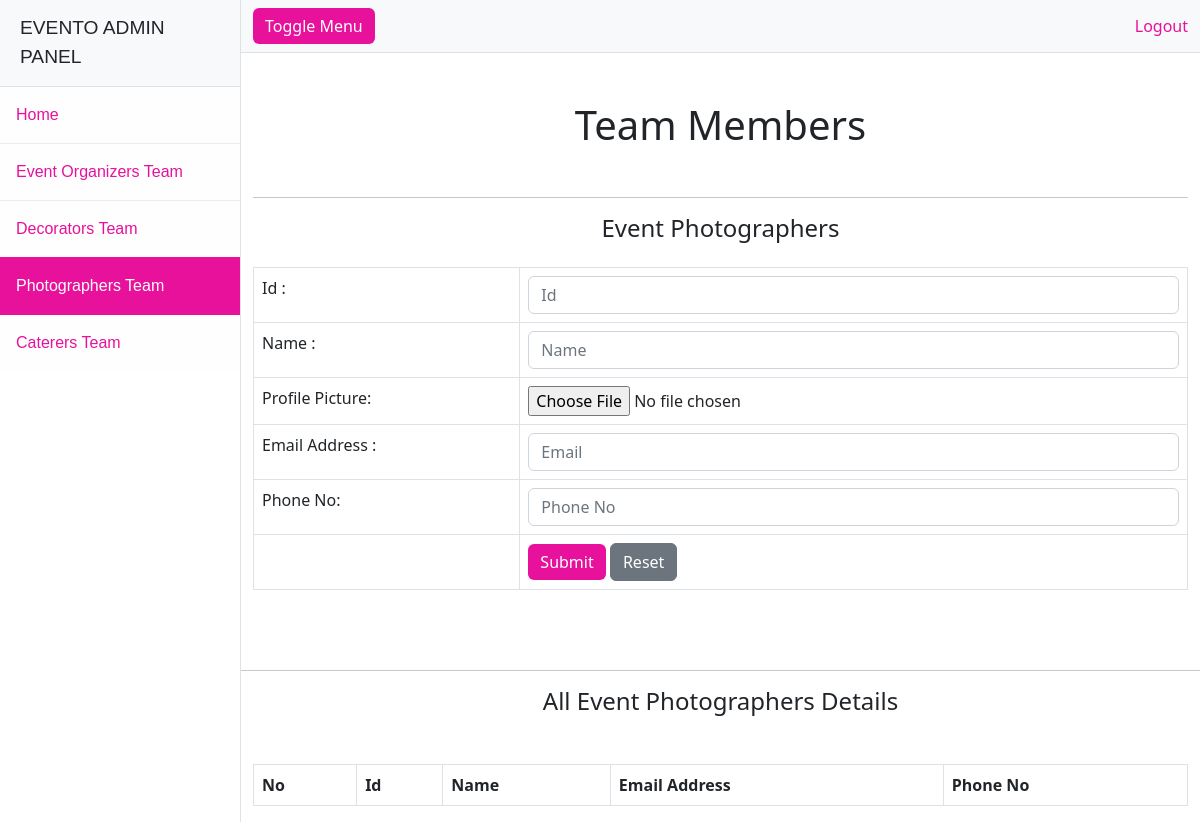
The app's page /admin/photographers.php, older data.
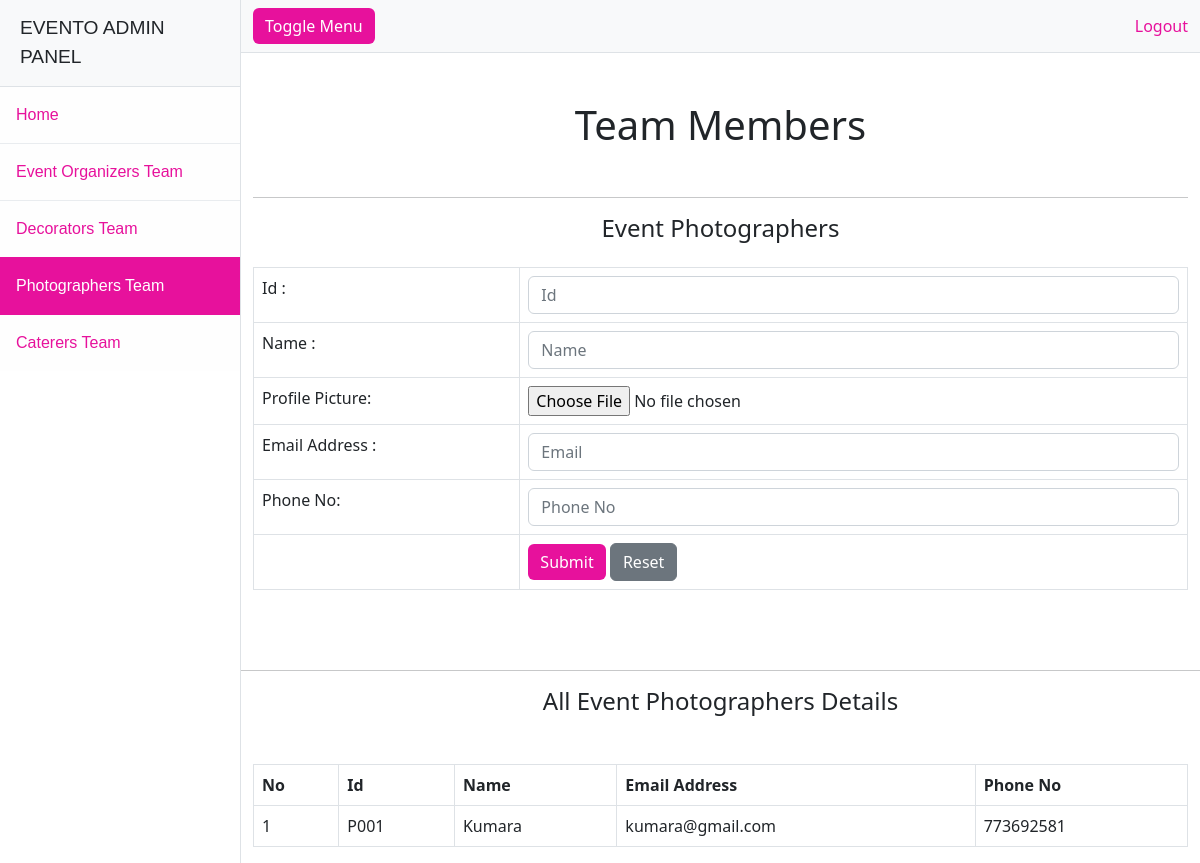
The same page, newer data.
### tables this page shows
CREATE TABLE `photographer` (
  `photographer_id` varchar(100) NOT NULL,
  `photographer_name` varchar(100) NOT NULL,
  `photographer_email` varchar(100) NOT NULL,
  `photographer_phone_no` int(10) NOT NULL,
  `event_id` varchar(100) NOT NULL,
  `image` mediumblob NOT NULL
);

### admin/photographers.php (the view, shortened to what the changed rows need)
<!DOCTYPE html>
<html lang="en">
<head>
    <link rel="stylesheet" href="https://cdnjs.cloudflare.com/ajax/libs/bootstrap/5.3.0/css/bootstrap.min.css">
    <link rel="stylesheet" type="text/css" href="css/admin.css">
</head>
<body>
    <div class="d-flex" id="wrapper">
        <div id="page-content-wrapper">
            <div class="container mt-5">
                <h1 class="text-center">Team Members</h1>
                <br>
            </div>
            <br><br>
            <div class="container mt-5">
                <?php
                $db = mysqli_connect("localhost", "root", "", "event_planner");
                $query = "select * from photographer";
                $result = mysqli_query($db, $query);
                ?>
                <table class="table table-bordered mt-4">
                    <tr>
                        <th>No</th>
                        <th>Id</th>
                        <th>Name</th>
                        <th>Email Address</th>
                        <th>Phone No</th>
                    </tr>
                    <?php
                    $rowNumber = 1;
                    while ($row = mysqli_fetch_assoc($result)) {
                    ?>
                        <tr>
                            <td>
                                <?php echo $rowNumber++; ?>
                            </td>
                            <td>
                                <?php echo $row["photographer_id"]; ?>
                            </td>
                            <td>
                                <?php echo $row["photographer_name"]; ?>
                            </td>
                            <td>
                                <?php echo $row["photographer_email"]; ?>
                            </td>
                            <td>
                                <?php echo $row["photographer_phone_no"]; ?>
                            </td>
                        </tr>
                    <?php
                    }
                    ?>
                </table>
            </div>
        </div>
    </div>
</body>
</html>

Row changes from the older to the newer data that the page shows:
added photographer: photographer_id "P001", photographer_name "Kumara", photographer_email "kumara@gmail.com", photographer_phone_no "773692581"
